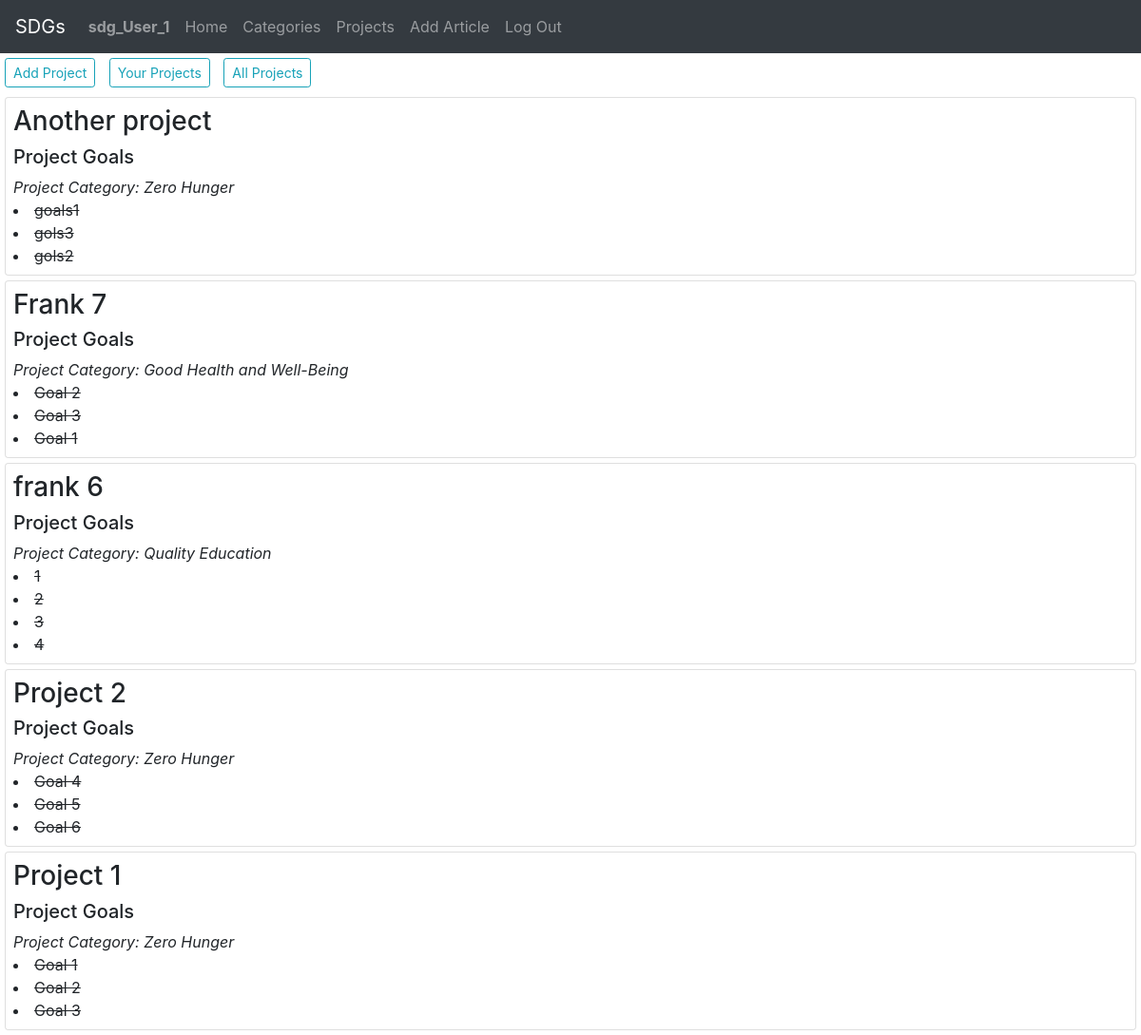
Page /AddProject (signed in) on the committed database.
### sdg/models.py (models this page shows, shortened)
class User(AbstractUser):
    pass

class Project(models.Model):
    title = models.CharField(max_length=255, blank=True)
    category = models.CharField(max_length=255)
    user=models.ForeignKey(User, on_delete=models.CASCADE)
    date = models.DateTimeField(auto_now_add=True)
    Incompletegoals = models.TextField(blank=True)
    Completegoals = models.TextField(blank=True)

### sdg/views.py (the view)
# urls.py: path("AddProject", views.add_project, name="AddProject"),
def add_project(request):
    user = request.user
    categories = [
        "No Poverty",
        "Zero Hunger",
        "Good Health and Well-Being",
        "Quality Education",
        "Gender Equality",
        "Clean Water and Sanitation",
        "Affordable and Clean Energy",
        "Decent Work and Economic Growth",
        "Industry, Innovation and Infrastructure",
        "Reduced Inequalities",
        "Sustainable Cities and Communities",
        "Responsible Consumption and Production",
        "Climate Action",
        "Life Below Water",
        "Life on Land",
        "Peace, Justice and Strong Institutions",
        "Partnerships for the Goals"
    ]
    if request.method == "POST":
        title = request.POST["title"]
        category = request.POST["category"]
        goals = request.POST["goals"]
        user = User.objects.get(username = user)
        project  = Project(title = title, category= category, Incompletegoals = goals,user = user)
        project.save()
        return HttpResponseRedirect(reverse("AddProject"))
    else:
        projects = Project.objects.filter(user = request.user)
        projects = projects.order_by('-date').all()
        all_projects = Project.objects.all()
        all_projects = all_projects.order_by('-date').all()
        for project in projects:
            project.Incompletegoals = project.Incompletegoals.split(',')
            filter_object1 = filter(lambda x: x !='', project.Incompletegoals)
            project.Incompletegoals = list(filter_object1)
            project.Completegoals = project.Completegoals.split(',')
            filter_object = filter(lambda x: x !='', project.Completegoals)
            project.Completegoals = list(filter_object)
        for project in all_projects:
            project.Incompletegoals = project.Incompletegoals.split(',')
            filter_object1 = filter(lambda x: x !='', project.Incompletegoals)
            project.Incompletegoals = list(filter_object1)
            project.Completegoals = project.Completegoals.split(',')
            filter_object = filter(lambda x: x !='', project.Completegoals)
            project.Completegoals = list(filter_object)
        return render(request, "sdg/addproject.html", {
            "categories": categories,
            "projects": projects,
            "allprojects": all_projects
        })

### sdg/templates/sdg/addproject.html (shortened to what this page needs)
{% extends "sdg/layout.html" %}
{% block body %}
    <button class="hideButton btn btn-sm btn-outline-info" id="addProject">Add Project</button>
    <button class="btn btn-sm btn-outline-info" id="yourProjects">Your Projects</button>
    <button class="btn btn-sm btn-outline-info" id="allProjects" >All Projects</button>
    <div class="showProjects">
        {% for project in projects %}
        <div class="card">
        <h3>{{project.title}}</h3>
        <h5>Project Goals</h5>
        <em>Project Category: {{project.category}}</em>
            {% for goal in project.Completegoals %}
            <li><s>{{goal}}</s></li>
            {% endfor %}
        </div>
        {% endfor %}
    </div>
{% endblock %}

### sdg/templates/sdg/layout.html (shortened to what this page needs)
{% load static %}
<!DOCTYPE html>
<html lang="en">
    <head>
        <link rel="stylesheet" href="https://stackpath.bootstrapcdn.com/bootstrap/4.4.1/css/bootstrap.min.css">
        <link href="{% static 'sdg/styles.css' %}" rel="stylesheet">
    </head>
    <body>
        <nav class="navbar navbar-expand-md bg-dark navbar-dark">
            <a class="navbar-brand" href="#">SDGs</a>
            <div class="collapse navbar-collapse" id="collapsibleNavbar">
              <ul class="navbar-nav">
                {% if user.is_authenticated %}
                    <li class="nav-item">
                        <a class="nav-link" href="#"><strong>{{ user.username }}</strong></a>
                    </li>
                {% endif %}
                <li class="nav-item">
                  <a class="nav-link" href="{% url 'index' %}">Home</a>
                </li>
                <li class="nav-item">
                    <a class="nav-link" href="{% url 'categories' %}">Categories</a>
                </li>
                {% if user.is_authenticated %}
                    <li class="nav-item">
                        <a class="nav-link" href="{% url 'AddProject' %}">Projects</a>
                    </li>
                    <li class="nav-item">
                        <a class="nav-link" href="{% url 'AddArticle' %}">Add Article</a>
                    </li>
                    <li class="nav-item">
                        <a class="nav-link" href="{% url 'logout' %}">Log Out</a>
                    </li>
                {% endif %}
              </ul>
            </div>
          </nav>
        <div class="body">
            {% block body %}
            {% endblock %}
        </div>
    </body>
</html>

### sdg/static/sdg/styles.css (style rules this page uses)
.btn { margin: 5px; }
.card { margin: 5px; padding: 8px; }

### rows in the picture
User: username "sdg_User_1"
Project: title "Another project", category "Zero Hunger", Completegoals "goals1" "gols3" "gols2"
Project: title "Frank 7", category "Good Health and Well-Being", Completegoals "Goal 2" "Goal 3" "Goal 1"
Project: title "frank 6", category "Quality Education", Completegoals "1" "2" "3" "4"
Project: title "Project 2", category "Zero Hunger", Completegoals "Goal 4" "Goal 5" "Goal 6"
Project: title "Project 1", category "Zero Hunger", Completegoals "Goal 1" "Goal 2" "Goal 3"
